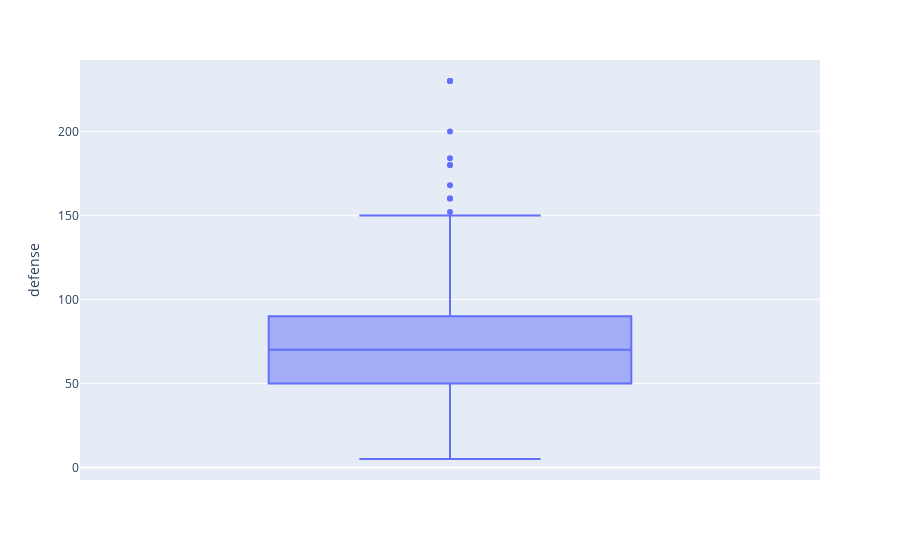

The cell this chart's notebook holds for it:
### Code cell
pokemon_hp = df.groupby('name')['defense'].sum().reset_index().sort_values('defense',ascending=False)
boxdefence = px.box(pokemon_hp, y='defense')
# boxhp = update_layout(title='Range of Pokemon with their HP')
boxdefence.show()

### Figure 1 — Plotly figure (JSON) as saved in the notebook; plotly's stock layout.template omitted (floating-point values rounded to 4 significant figures; data arrays with more than 128 entries replaced by an {"elided": "..."} marker saying what was removed)
{"data": [{"alignmentgroup": "True", "hovertemplate": "defense=%{y}<extra></extra>", "legendgroup": "", "marker": {"color": "#636efa"}, "name": "", "notched": false, "offsetgroup": "", "orientation": "v", "showlegend": false, "type": "box", "x0": " ", "xaxis": "x", "y": {"elided": "801 int values"}, "y0": " ", "yaxis": "y"}], "layout": {"boxmode": "group", "legend": {"tracegroupgap": 0}, "margin": {"t": 60}, "xaxis": {"anchor": "y", "domain": [0, 1]}, "yaxis": {"anchor": "x", "domain": [0, 1], "title": {"text": "defense"}}}}
